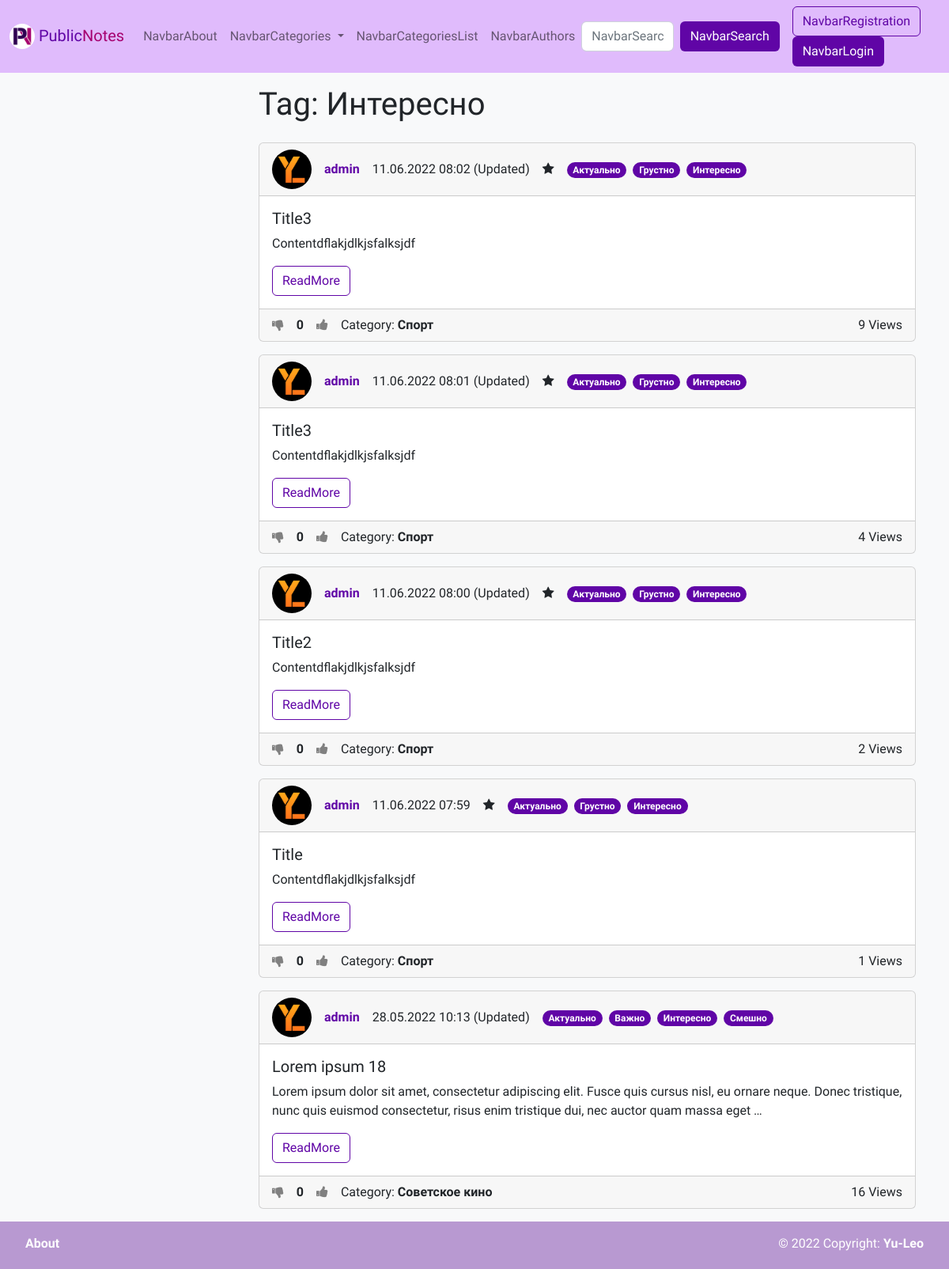
The page /tag/1/ on the database as committed earlier.
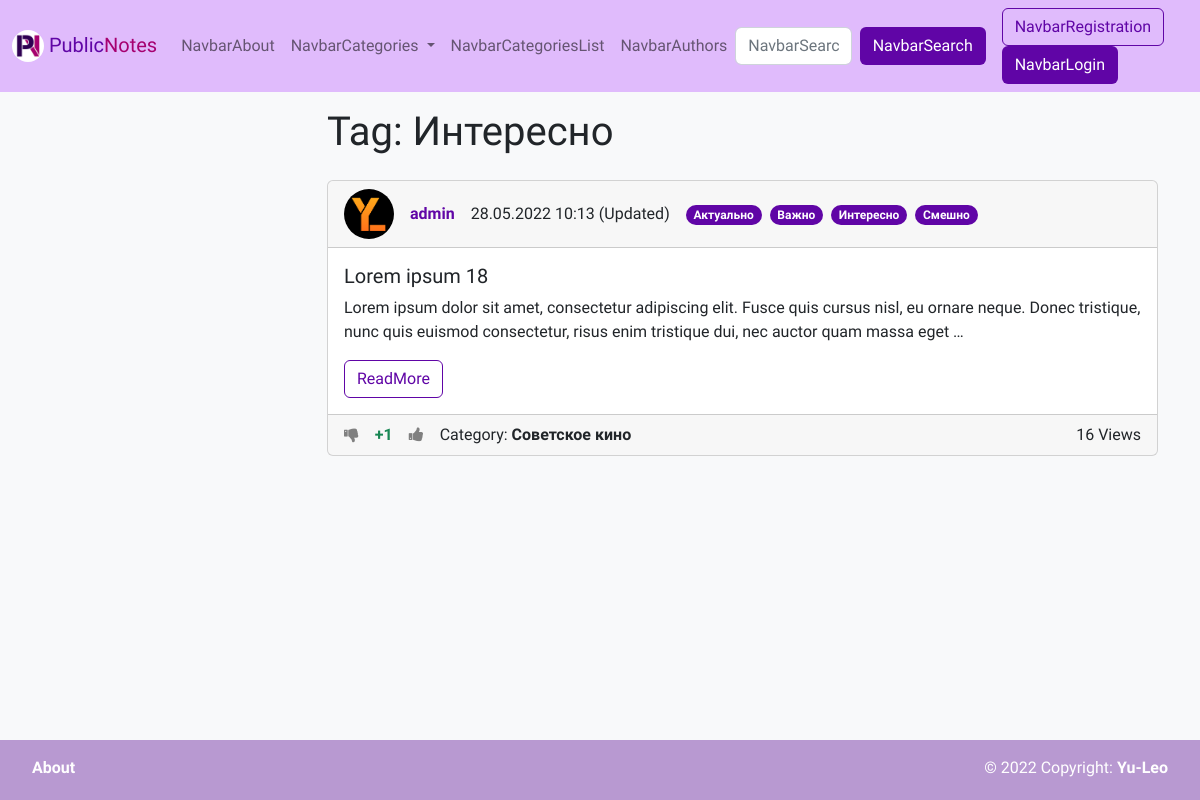
The same page on the database as committed later.
### wall/models.py (models this page shows, shortened)
class Tag(models.Model):
    title = models.CharField(max_length=50, verbose_name=_('Title'), unique=True)
    def get_absolute_url(self):
        return reverse('tag', kwargs={"pk": self.pk})
    class Meta:
        verbose_name = _('Tag')
        verbose_name_plural = _('Tags')
        ordering = ['title']

class Note(models.Model):
    title = models.CharField(max_length=150, verbose_name=_('Title'))
    content = models.TextField(verbose_name=_('Text'), blank=True)
    created_at = models.DateTimeField(auto_now_add=True, verbose_name=_('CreationTime'))
    updated_at = models.DateTimeField(auto_now=True, verbose_name=_('LastUpdateTime'))
    views = models.PositiveIntegerField(default=0, verbose_name=_('NumberOfViews'))
    is_public = models.BooleanField(verbose_name=_('Public'), default=False)
    stared = models.BooleanField(verbose_name=_('Important'), default=False)
    author = models.ForeignKey(
        settings.AUTH_USER_MODEL,
        on_delete=models.CASCADE,
        verbose_name=_('Author'),
        null=True,
        blank=True,
    )
    is_pined = models.BooleanField(verbose_name=_('PinedInProfile'), default=False)
    category = TreeForeignKey('Category', on_delete=models.SET_NULL, verbose_name=_('Category'), null=True, blank=True)
    tags = models.ManyToManyField('Tag', blank=True, verbose_name=_('Tags'), related_name='notes')
    likes = models.ManyToManyField('User', blank=True, verbose_name=_('NoteLikes'), related_name='liked_notes')
    dislikes = models.ManyToManyField('User', blank=True, verbose_name=_('NoteDislikes'), related_name='disliked_notes')
    def get_absolute_url(self):
        return reverse('note', kwargs={"pk": self.pk})
    @property
    def rating(self) -> int:
        return len(self.likes.all()) - len(self.dislikes.all())
    class Meta:
        verbose_name = _('Note')
        verbose_name_plural = _('Notes')
        ordering = ['-created_at', 'title']

class User(AbstractUser):
    email = models.EmailField(unique=True, verbose_name='E-mail')
    photo = models.ImageField(upload_to='photos/%Y/%m/%d/', verbose_name=_('Avatar'), blank=True)
    bio = models.TextField(verbose_name=_('Bio'), blank=True)
    show_email = models.BooleanField(verbose_name=_('PublicEmail'), default=False)
    def get_absolute_url(self):
        return reverse('author', kwargs={"pk": self.pk})

class Category(MPTTModel):
    parent = TreeForeignKey('self', on_delete=models.CASCADE, null=True, blank=True, related_name='children',
                            verbose_name=_('ParentCategory'))
    title = models.CharField(max_length=150, verbose_name=_('Title'), unique=True)
    preview = models.ImageField(upload_to='photos/%Y/%m/%d/', verbose_name=_('Preview'), blank=True)
    def get_absolute_url(self):
        return reverse('category', kwargs={"pk": self.pk})
    class MPTTMeta:
        order_insertion_by = ['title']
    class Meta:
        verbose_name = _('Category')
        verbose_name_plural = _('Categories')
        ordering = ['title']

### wall/views.py (the view)
# urls.py: path('tag/<int:pk>/', views.ViewTag.as_view(), name='tag'),
class ViewTag(ListView):
    model = models.Tag
    template_name = 'wall/tag.html'
    allow_empty = True
    paginate_by = 5
    def get_context_data(self, *, object_list=None, **kwargs):
        context = super(ViewTag, self).get_context_data(**kwargs)
        try:
            context['tag'] = services.get_tag_by_pk(self.kwargs['pk'])
            return context
        except models.Tag.DoesNotExist:
            raise Http404()
    def get_queryset(self):
        try:
            return services.get_public_notes_by_tag(tag_pk=self.kwargs['pk'])
        except models.Tag.DoesNotExist:
            raise Http404()

### wall/services/category_services.py (called while the page is built)
def get_categories() -> TreeQuerySet[Category]:
    return Category.objects.all()

### wall/services/note_services.py (called while the page is built)
def get_all_public_notes() -> QuerySet[Note]:
    return Note.objects.filter(is_public=True).select_related('category', 'author')

def get_public_notes_by_tag(tag_pk: int) -> QuerySet[Note]:
    return get_all_public_notes().filter(tags__pk=tag_pk)

def is_authenticated_user_the_author_of_note(authenticated_user: User | AnonymousUser,
                                             note_pk: int) -> bool:
    return authenticated_user == Note.objects.get(pk=note_pk).author

def has_note_been_updated(note: Note) -> bool:
    return (note.updated_at - note.created_at).total_seconds() >= 1

### wall/services/tag_services.py (called while the page is built)
def get_tag_by_pk(pk: int) -> Tag:
    return Tag.objects.get(pk=pk)

### wall/services/user_services.py (called while the page is built)
def did_user_like_note(user: User | AnonymousUser, note: Note) -> bool:
    return user in note.likes.all()

def did_user_dislike_note(user: User | AnonymousUser, note: Note) -> bool:
    return user in note.dislikes.all()

### wall/templatetags/wall_tags.py (called while the page is built)
@register.simple_tag
def get_categories():
    return services.get_categories()

@register.inclusion_tag('wall/note_template.html')
def one_note(note: models.Note,
             show_full: bool = False,
             in_profile: bool = False,
             user: models.User | AnonymousUser = AnonymousUser,
             ):
    context = {
        'note': note,
        'allow_edit': services.is_authenticated_user_the_author_of_note(user, note_pk=note.pk),
        'show_full': show_full,
        'was_updated': services.has_note_been_updated(note),
        'in_profile': in_profile,
        'is_liked': services.did_user_like_note(user, note),
        'is_disliked': services.did_user_dislike_note(user, note),
    }
    return context

### wall/templates/wall/tag.html (shortened to what this page needs)
{% extends 'base.html' %}
{% load i18n %}
{% block content_title %}
<div class="mb-3">
    <div class="hstack gap-3">
        <div>
            <h1>{% trans 'Tag' %}: {{ tag.title }}</h1>
        </div>
    </div>
</div>
{% endblock %}
{% block content %}
{% include 'wall/inc/_notes_list.html'%}
{% endblock %}

### templates/base.html (shortened to what this page needs)
<!doctype html>
<html lang="ru">
<head>
    <link href="https://cdn.jsdelivr.net/npm/bootstrap@5.2.0-beta1/dist/css/bootstrap.min.css" rel="stylesheet"
>
    <link rel="stylesheet" href="https://maxcdn.bootstrapcdn.com/font-awesome/4.5.0/css/font-awesome.min.css">
    <link rel="stylesheet" href="/static/wall/css/style.css">
    {% load static %}
</head>
<body class="bg-light">
{% include 'inc/_navbar.html'%}
<div class="container">
    <div class="row pt-3">
        <div class="col-md-3">
        </div>
        <div class="col-md-9">
            {% block content_title %} {% endblock %}
            {% block content %} CONTENT {% endblock %}
        </div>
    </div>
</div>
{% include 'inc/_footer.html'%}
</body>
</html>

### templates/inc/_navbar.html (shortened to what this page needs)
{% load mptt_tags %}
{% load wall_tags %}
{% load static %}
{% load i18n %}
<nav class="navbar navbar-expand-lg navbar-light purple-navbar text-white">
    <div class="container-fluid">
        <a class="navbar-brand" href="{% url 'home' %}">
            <img src="{% static 'wall/img/logo.png' %}" alt="" width="32" height="32"
                 class="d-inline-block align-text-center rounded-circle">
            <span class="text-purple">Public</span><span class="text-pink">Notes</span>
        </a>
        <div class="collapse navbar-collapse" id="navbarSupportedContent">
            <ul class="navbar-nav">
                <li class="nav-item">
                    <a class="nav-link" href="{% url 'about' %}">{% trans 'NavbarAbout' %}</a>
                </li>
                <li class="nav-item dropdown">
                    <a class="nav-link dropdown-toggle" href="#" id="navbarDropdownMenuLink" role="button"
                       data-bs-toggle="dropdown" aria-expanded="false">
                        {% trans 'NavbarCategories' %}
                    </a>
                </li>
                <li class="nav-item">
                    <a class="nav-link" href="{% url 'categories_list' %}">{% trans 'NavbarCategoriesList' %}</a>
                </li>
                <li class="nav-item">
                    <a class="nav-link" href="{% url 'authors' %}">{% trans 'NavbarAuthors' %}</a>
                </li>
            </ul>
        </div>
        <div class="me-3">
            <form class="d-flex" action="{% url 'search' %}" method="get">
                <input class="form-control me-2" type="text" placeholder="{% trans 'NavbarSearch' %}" name="search">
                <button class="btn btn-purple" type="submit">{% trans 'NavbarSearch' %}</button>
            </form>
        </div>
        <div class="">
            {% if request.user.is_authenticated %}
            <a class="btn btn-purple" href="{{ request.user.get_absolute_url }}" role="button"
               aria-disabled="true">
                {{ request.user.username }}</a>
            <a class="btn btn-outline-purple" href="{% url 'logout' %}" role="button">{% trans 'NavbarLogout' %}</a>
            {% else %}
            <a class="btn btn-outline-purple" href="{% url 'registration' %}" role="button">
                {% trans 'NavbarRegistration' %}</a>
            <a class="btn btn-purple" href="{% url 'login' %}" role="button">{% trans 'NavbarLogin' %}</a>
            {% endif %}
        </div>
    </div>
</nav>

### wall/templates/wall/inc/_notes_list.html
{% load wall_tags %}
{% for item in page_obj %}
{% one_note item user=request.user %}
{% endfor %}

### wall/templates/wall/note_template.html (shortened to what this page needs)
{% load wall_tags %}
{% load i18n %}
<div class="card mb-3">
    <div class="card-header">
        <div class="hstack gap-3">
            <div class="">
                <img src="{% if note.author.photo %}
                {{ note.author.photo.url }}
                {% else %}
                {% load static %}
                {% endif %}" alt="..." width="50" height="50"
                     style="border-radius: 25px;">
            </div>
            <div class="fw-bold">
                {% if note.author %}
                <a href="{{ note.author.get_absolute_url }}" class="text-decoration-none text-purple">
                    {{ note.author.username }}</a>
                {% else %}
                Аноним
                {% endif %}
            </div>
            <div class="fw-light">
                {{ note.created_at|date:"d.m.Y H:i" }}
                {% if was_updated %}
                <span data-bs-toggle="tooltip"
                      title="{{ note.updated_at|date:'d.m.Y H:i' }}">
                    ({% trans 'Updated' %})</span>
                {% endif %}
            </div>
            {% if note.stared %}
            <div>
                <i class="fa fa-star"></i>
            </div>
            {% endif %}
            <div>
                {% for tag in note.tags.all %}
                <a href="{{ tag.get_absolute_url }}"
                   class="badge rounded-pill text-bg-purple text-decoration-none me-1">
                    {{ tag.title }}</a>
                {% endfor %}
            </div>
        </div>
    </div>
    <div class="card-body" style="transform: rotate(0);">
        <h5 class="card-title">
            {% if show_full %}
            {{ note.title }}
            {% else %}
            {{ note.title|truncatewords:10 }}
            {% endif %}
        </h5>
        <p class="card-text">
            {% if show_full %}
            {{ note.content }}
            {% else %}
            {{ note.content|truncatewords:30 }}
            {% endif %}
        </p>
        {% if not show_full %}
        <a href="{{ note.get_absolute_url }}" class="btn btn-outline-purple stretched-link">{% trans 'ReadMore' %}</a>
        {% endif %}
    </div>
    <div class="card-footer">
        <div class="hstack gap-3">
            <div>
                <a href="{% url 'dislike_note' note.pk %}"
                   style="
                   {% if is_disliked %}
                   color: Black;
                   {% else %}
                   color: Grey;
                   {% endif %}">
                    <i class="fa fa-thumbs-down"></i>
                </a>
            </div>
            <div>
                <span class="fw-bold">
                    {% if note.rating > 0 %}
                    <span class="text-success">+{{ note.rating }}</span>
                    {% elif note.rating < 0 %}
                    <span class="text-danger">{{ note.rating }}</span>
                    {% else %}
                    <span>{{ note.rating }}</span>
                    {% endif %}
                </span>
            </div>
            <div>
                <a href="{% url 'like_note' note.pk %}"
                   style="
                   {% if is_liked %}
                   color: Black;
                   {% else %}
                   color: Grey;
                   {% endif %}">
                    <i class="fa fa-thumbs-up"></i>
                </a>
            </div>
            {% if note.category %}
            <div><span class="">{% trans 'Category' %}: </span><a href="{{ note.category.get_absolute_url }}"
                                                                  class="text-decoration-none text-dark fw-bold">
                {{ note.category.title }}</a></div>
            {% endif %}
            <div class="ms-auto">{{ note.views }} {% trans 'Views' %}</div>
        </div>
    </div>
</div>

### templates/inc/_footer.html
<footer class="d-flex justify-content-between text-white p-3">
    <div class="ps-3">
        <a class="text-white text-decoration-none fw-bold" href="{% url 'about' %}">About</a>
    </div>
    <div class="pe-3">
        © 2022 Copyright: <a class="text-white text-decoration-none fw-bold" href="{% url 'about' %}#author">Yu-Leo</a>
    </div>
</footer>

### wall/static/wall/css/style.css (style rules this page uses)
:root { --purple: #6005A6; --dark-purple: #3E026C; --pink: #A60070; --dark-pink: #7B0053; }
html { position: relative; min-height: 100%; }
body { margin-bottom: 60px; font-family: 'Raleway', sans-serif; }
footer { position: absolute; bottom: 0; width: 100%; height: 60px; background-color: #B899D1; }
.text-purple { color: var(--purple); }
.text-pink { color: var(--pink); }
.purple-navbar { background-color: #E0BBFC; }
.btn-purple { background-color: var(--purple); color: #fff; }
.btn-outline-purple { border-color: var(--purple); color: var(--purple); }
.text-bg-purple { background-color: var(--purple); color: #fff; }

Rows that differ between the two databases and show on the page:
removed Note: author.photo (picture), author.username "admin", created_at "11.06.2022 08:02", stared True (drawn), title "Title3", content "Contentdflakjdlkjsfalksjdf", rating "0", category "Спорт", views "9", Tag (title "Актуально"), Tag (title "Интересно")
no longer on this page (row unchanged): Tag: title "Грустно"
removed Note: author.photo (picture), author.username "admin", created_at "11.06.2022 08:01", stared True (drawn), title "Title3", content "Contentdflakjdlkjsfalksjdf", rating "0", category "Спорт", views "4", Tag (title "Актуально"), Tag (title "Интересно")
removed Note: author.photo (picture), author.username "admin", created_at "11.06.2022 08:00", stared True (drawn), title "Title2", content "Contentdflakjdlkjsfalksjdf", rating "0", category "Спорт", views "2", Tag (title "Актуально"), Tag (title "Интересно")
removed Note: author.photo (picture), author.username "admin", created_at "11.06.2022 07:59", stared True (drawn), title "Title", content "Contentdflakjdlkjsfalksjdf", rating "0", category "Спорт", views "1", Tag (title "Актуально"), Tag (title "Интересно")
computed for Note "Lorem ipsum 18": rating "0" → "1"
